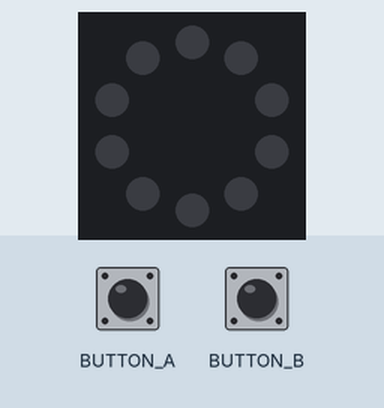
Bench run of a program on a simulated Circuit Playground running CircuitPython. Parts: the board's ring of 10 RGB LEDs (number 0 left of the top, counting anticlockwise). Inputs (shaded band) come from the test bench. Dim RGB values are drawn brighter than linear.

Above: at 1.2 s.
1.3 s: button A pressed for 0.15 s
At 1.43 s:
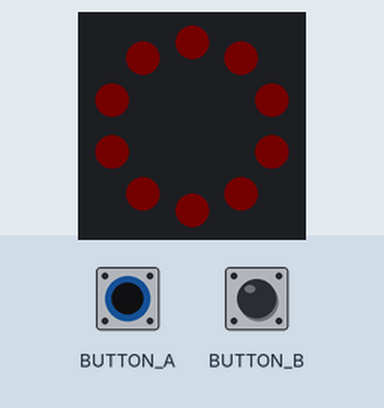
3.0 s: button B pressed for 0.15 s
At 3.26 s:
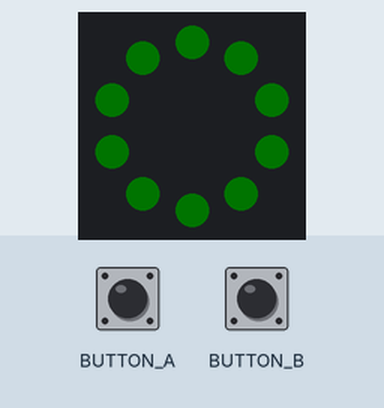
4.8 s: button B pressed for 3.2 s
9.5 s: button A pressed for 3.2 s
At 10.5 s:
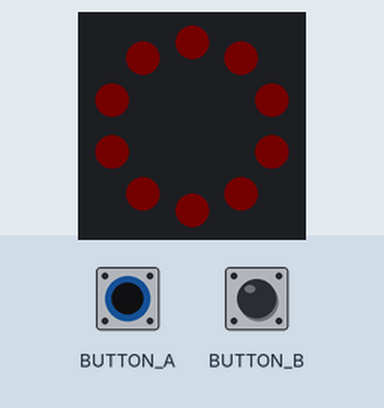
14.2 s: BUTTON_A (button A) driven HIGH and BUTTON_B (button B) driven HIGH
At 15.3 s:
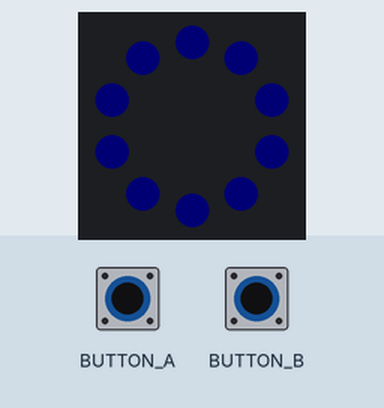
Timing chart, 0 to 16.8 s (numbered marks = the images above; inputs shaded):
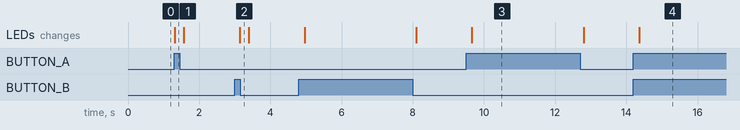

The program:

btnTesting.py
```python
# Circuit Playground digitalio example

import time
import board
import digitalio
import neopixel

pixels = neopixel.NeoPixel(board.NEOPIXEL, 10, brightness=0.004, auto_write=False)

RED = (255, 0, 0)
YELLOW = (255, 150, 0)
GREEN = (0, 255, 0)
CYAN = (0, 255, 255)
BLUE = (0, 0, 255)
PURPLE = (180, 0, 255)
WHITE = (255, 255, 255)
OFF = (0,0,0)

button = digitalio.DigitalInOut(board.BUTTON_A)
button.switch_to_input(pull=digitalio.Pull.DOWN)

buttonB = digitalio.DigitalInOut(board.BUTTON_B)
buttonB.switch_to_input(pull=digitalio.Pull.DOWN)

def a_true():
    for i in range(10):
        pixels[i] = RED
    pixels.show()
    time.sleep(0.25)

def b_true():
    for i in range(10):
        pixels[i] = GREEN
    pixels.show()
    time.sleep(0.25)

def ab_true():
    for i in range(10):
        pixels[i] = PURPLE
    pixels.show()
    time.sleep(0.25)

def no_btn():
    for i in range(10):
        pixels[i] = OFF
    pixels.show()
    time.sleep(0.25)

while True:
    if (button.value==True and buttonB.value!=True):  # button is pushed
        a_true()
    elif (buttonB.value==True and button.value!=True):
        b_true()
    elif(button.value==True and buttonB.value==True):
        ab_true()
    else:
        no_btn()

    time.sleep(0.01)
```

Measured:
- after the input at 1.3 s, the LEDs: change at once (image 1)
- after the input at 3.0 s, the LEDs: change after 0.14 s (image 2)
- after the input at 9.5 s, the LEDs: change after 0.16 s (image 3)
- after the input at 14.2 s, the LEDs: change after 0.16 s (image 4)
